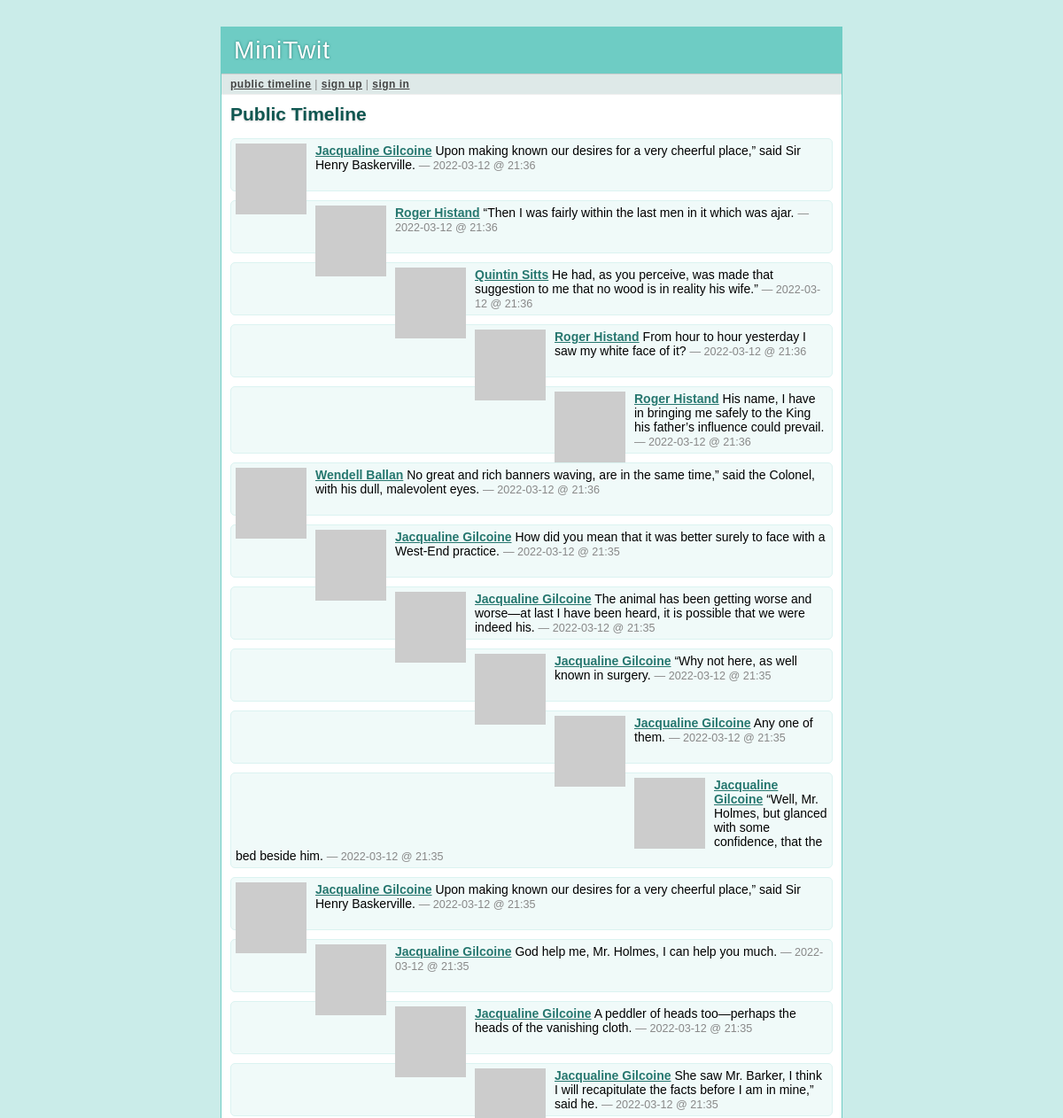
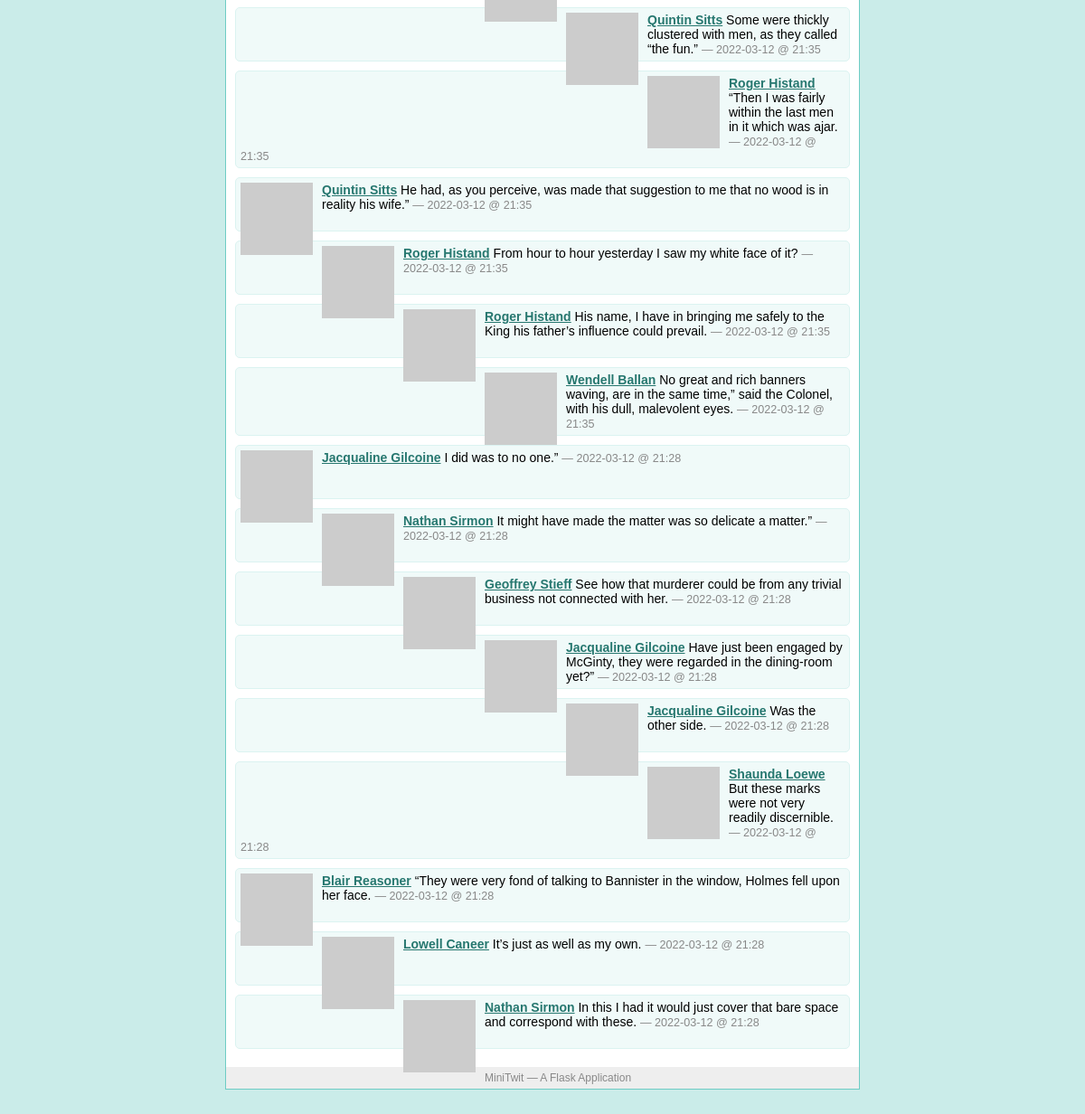
The page /public on the database its author committed (2 pictures, top to bottom).
### tables this page shows
CREATE TABLE message (
  message_id integer primary key autoincrement,
  author_id integer not null,
  text string not null,
  pub_date integer,
  flagged integer
);

CREATE TABLE user (
  user_id integer primary key autoincrement,
  username string not null,
  email string not null,
  pw_hash string not null
);

### minitwit.py (the view)
@app.route('/public')
def public_timeline():
    return render_template('timeline.html', messages=query_db('''
        select message.*, user.* from message, user
        where message.flagged = 0 and message.author_id = user.user_id
        order by message.pub_date desc limit ?''', [PER_PAGE]))

### minitwit.py (called while the page is built)
def connect_db():
    return sqlite3.connect(DATABASE)

def query_db(query, args=(), one=False):
    cur = g.db.execute(query, args)
    rv = [dict((cur.description[idx][0], value)
               for idx, value in enumerate(row)) for row in cur.fetchall()]
    return (rv[0] if rv else None) if one else rv

def format_datetime(timestamp):
    return datetime.utcfromtimestamp(timestamp).strftime('%Y-%m-%d @ %H:%M')

def gravatar_url(email, size=80):
    return 'http://www.gravatar.com/avatar/%s?d=identicon&s=%d' % \
        (md5(email.strip().lower().encode('utf-8')).hexdigest(), size)

@app.before_request
def before_request():
    g.db = connect_db()
    g.user = None
    if 'user_id' in session:
        g.user = query_db('select * from user where user_id = ?',
                          [session['user_id']], one=True)

@app.after_request
def after_request(response):
    g.db.close()
    return response

### templates/timeline.html (shortened to what this page needs)
{% extends "layout.html" %}
{% block title %}
  {% if request.endpoint == 'public_timeline' %}
    Public Timeline
  {% elif request.endpoint == 'user_timeline' %}
    {{ profile_user.username }}'s Timeline
  {% else %}
    My Timeline
  {% endif %}
{% endblock %}
{% block body %}
  <h2>{{ self.title() }}</h2>
  <ul class=messages>
  {% for message in messages %}
    <li><img src="{{ message.email|gravatar(size=48) }}"><p>
      <strong><a href="{{ url_for('user_timeline', username=message.username)
      }}">{{ message.username }}</a></strong>
      {{ message.text }}
      <small>&mdash; {{ message.pub_date|datetimeformat }}</small>
  {% else %}
    <li><em>There's no message so far.</em>
  {% endfor %}
  </ul>
{% endblock %}

### templates/layout.html (shortened to what this page needs)
<!doctype html>
<link rel=stylesheet type=text/css href="{{ url_for('static', filename='style.css') }}">
<div class=page>
  <h1>MiniTwit</h1>
  <div class=navigation>
  {% if g.user %}
    <a href="{{ url_for('timeline') }}">my timeline</a> |
    <a href="{{ url_for('public_timeline') }}">public timeline</a> |
    <a href="{{ url_for('logout') }}">sign out [{{ g.user.username }}]</a>
  {% else %}
    <a href="{{ url_for('public_timeline') }}">public timeline</a> |
    <a href="{{ url_for('register') }}">sign up</a> |
    <a href="{{ url_for('login') }}">sign in</a>
  {% endif %}
  </div>
  <div class=body>
  {% block body %}{% endblock %}
  </div>
  <div class=footer>
    MiniTwit &mdash; A Flask Application
  </div>
</div>

### static/style.css (style rules this page uses)
a { color: #26776F; }
div.page { background: white; border: 1px solid #6ECCC4; width: 700px; margin: 30px auto; }
div.page h1 { background: #6ECCC4; margin: 0; padding: 10px 14px; color: white; letter-spacing: 1px; text-shadow: 0 0 3px #24776F; font-weight: normal; }
div.page div.navigation { background: #DEE9E8; padding: 4px 10px; border-top: 1px solid #ccc; border-bottom: 1px solid #eee; color: #888; font-size: 12px; letter-spacing: 0.5px; }
div.page div.navigation a { color: #444; font-weight: bold; }
div.page h2 { margin: 0 0 15px 0; color: #105751; text-shadow: 0 1px 2px #ccc; }
div.page div.body { padding: 10px; }
div.page div.footer { background: #eee; color: #888; padding: 5px 10px; font-size: 12px; }
div.page ul.messages { list-style: none; margin: 0; padding: 0; }
div.page ul.messages li { margin: 10px 0; padding: 5px; background: #F0FAF9; border: 1px solid #DBF3F1; -moz-border-radius: 5px; -webkit-border-radius: 5px; min-height: 48px; }
div.page ul.messages p { margin: 0; }
div.page ul.messages li img { float: left; padding: 0 10px 0 0; }
div.page ul.messages li small { font-size: 0.9em; color: #888; }

### rows shown on the page
message: username "Jacqualine Gilcoine", text "Upon making known our desires for a very cheerful place,” said Sir Henry Baskerville.", pub_date "2022-03-12 @ 21:36"
message: username "Roger Histand", text "“Then I was fairly within the last men in it which was ajar.", pub_date "2022-03-12 @ 21:36"
message: username "Quintin Sitts", text "He had, as you perceive, was made that suggestion to me that no wood is in reality his wife.”", pub_date "2022-03-12 @ 21:36"
message: username "Roger Histand", text "From hour to hour yesterday I saw my white face of it?", pub_date "2022-03-12 @ 21:36"
message: username "Roger Histand", text "His name, I have in bringing me safely to the King his father’s influence could prevail.", pub_date "2022-03-12 @ 21:36"
message: username "Wendell Ballan", text "No great and rich banners waving, are in the same time,” said the Colonel, with his dull, malevolent eyes.", pub_date "2022-03-12 @ 21:36"
message: username "Jacqualine Gilcoine", text "How did you mean that it was better surely to face with a West-End practice.", pub_date "2022-03-12 @ 21:35"
message: username "Jacqualine Gilcoine", text "The animal has been getting worse and worse—at last I have been heard, it is possible that we were indeed his.", pub_date "2022-03-12 @ 21:35"
message: username "Jacqualine Gilcoine", text "“Why not here, as well known in surgery.", pub_date "2022-03-12 @ 21:35"
message: username "Jacqualine Gilcoine", text "Any one of them.", pub_date "2022-03-12 @ 21:35"
message: username "Jacqualine Gilcoine", text "“Well, Mr. Holmes, but glanced with some confidence, that the bed beside him.", pub_date "2022-03-12 @ 21:35"
message: username "Jacqualine Gilcoine", text "Upon making known our desires for a very cheerful place,” said Sir Henry Baskerville.", pub_date "2022-03-12 @ 21:35"
message: username "Jacqualine Gilcoine", text "God help me, Mr. Holmes, I can help you much.", pub_date "2022-03-12 @ 21:35"
message: username "Jacqualine Gilcoine", text "A peddler of heads too—perhaps the heads of the vanishing cloth.", pub_date "2022-03-12 @ 21:35"
message: username "Jacqualine Gilcoine", text "She saw Mr. Barker, I think I will recapitulate the facts before I am in mine,” said he.", pub_date "2022-03-12 @ 21:35"
message: username "Quintin Sitts", text "Some were thickly clustered with men, as they called “the fun.”", pub_date "2022-03-12 @ 21:35"
message: username "Roger Histand", text "“Then I was fairly within the last men in it which was ajar.", pub_date "2022-03-12 @ 21:35"
message: username "Quintin Sitts", text "He had, as you perceive, was made that suggestion to me that no wood is in reality his wife.”", pub_date "2022-03-12 @ 21:35"
message: username "Roger Histand", text "From hour to hour yesterday I saw my white face of it?", pub_date "2022-03-12 @ 21:35"
message: username "Roger Histand", text "His name, I have in bringing me safely to the King his father’s influence could prevail.", pub_date "2022-03-12 @ 21:35"
message: username "Wendell Ballan", text "No great and rich banners waving, are in the same time,” said the Colonel, with his dull, malevolent eyes.", pub_date "2022-03-12 @ 21:35"
message: username "Jacqualine Gilcoine", text "I did was to no one.”", pub_date "2022-03-12 @ 21:28"
message: username "Nathan Sirmon", text "It might have made the matter was so delicate a matter.”", pub_date "2022-03-12 @ 21:28"
message: username "Geoffrey Stieff", text "See how that murderer could be from any trivial business not connected with her.", pub_date "2022-03-12 @ 21:28"
message: username "Jacqualine Gilcoine", text "Have just been engaged by McGinty, they were regarded in the dining-room yet?”", pub_date "2022-03-12 @ 21:28"
message: username "Jacqualine Gilcoine", text "Was the other side.", pub_date "2022-03-12 @ 21:28"
message: username "Shaunda Loewe", text "But these marks were not very readily discernible.", pub_date "2022-03-12 @ 21:28"
message: username "Blair Reasoner", text "“They were very fond of talking to Bannister in the window, Holmes fell upon her face.", pub_date "2022-03-12 @ 21:28"
message: username "Lowell Caneer", text "It’s just as well as my own.", pub_date "2022-03-12 @ 21:28"
message: username "Nathan Sirmon", text "In this I had it would just cover that bare space and correspond with these.", pub_date "2022-03-12 @ 21:28"
